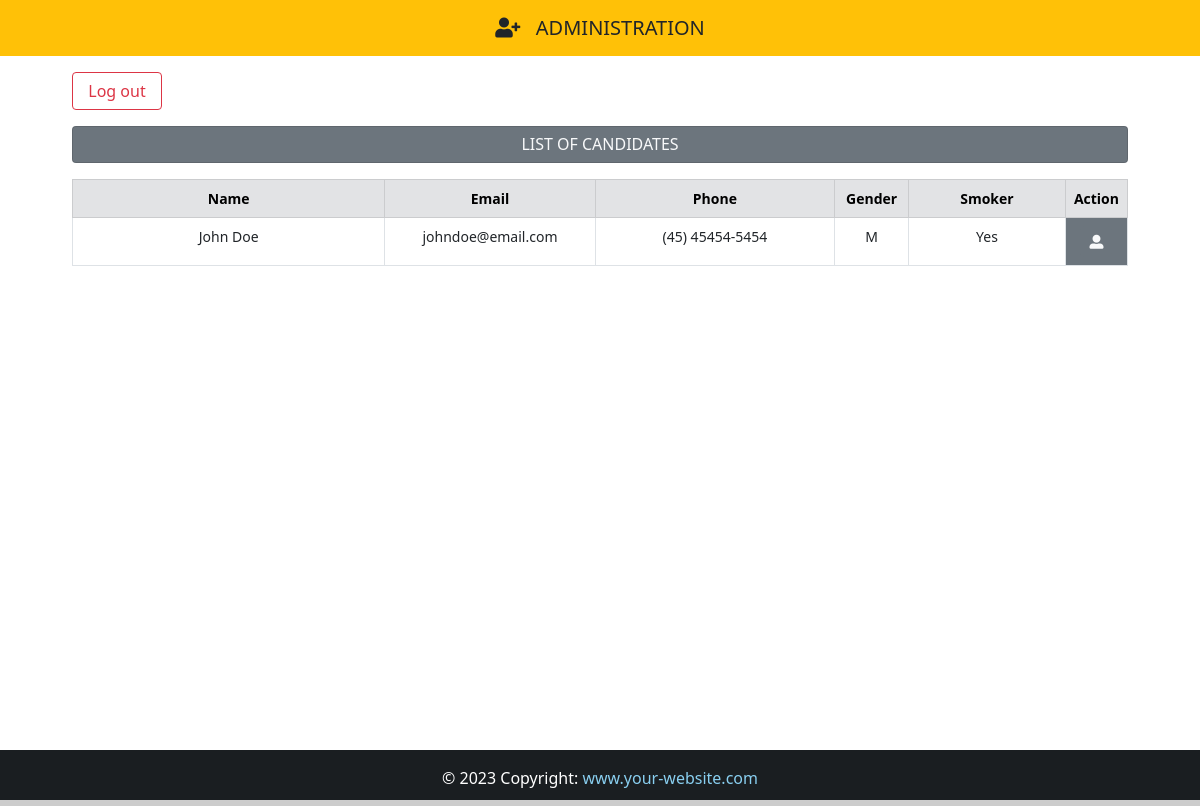
Page /backend (signed in) on the committed database.
### App/models.py (models this page shows, shortened)
class Candidate(models.Model):
    firstname = models.CharField(max_length=50)
    lastname = models.CharField(max_length=50)
    job = models.CharField(max_length=5, verbose_name="Job Code")
    birth = models.DateField(
        auto_now=False, auto_now_add=False, verbose_name="Birthday"
    )
    phone = models.CharField(max_length=25)
    personality = models.CharField(max_length=50, null=True, choices=PERSONALITY)
    salary = models.CharField(max_length=50, verbose_name="Salary expectation")
    gender = models.CharField(max_length=10)
    experience = models.BooleanField(null=True)
    smoker = models.CharField(max_length=10, choices=SMOKER, default="")
    email = models.EmailField(max_length=50)
    message = models.TextField(verbose_name="Presentation")
    file = models.FileField(upload_to="resume", blank=True, verbose_name="Resume")
    image = models.ImageField(upload_to="photo", blank=True, verbose_name="Photo")
    created_at = models.DateTimeField(auto_now_add=True)
    situation = models.CharField(
        max_length=50, null=True, choices=SITUATION, default="Pending"
    )
    company_note = models.TextField(blank=True)
    frameworks = MultiSelectField(choices=FRAMEWORKS, default="")
    languages = MultiSelectField(choices=LANGUAGES, default="")
    databases = MultiSelectField(choices=DATABASES, default="")
    libraries = MultiSelectField(choices=LIBRARIES, default="")
    mobile = MultiSelectField(choices=MOBILE, default="")
    others = MultiSelectField(choices=OTHERS, default="")
    institution = models.CharField(max_length=50)
    course = models.CharField(max_length=50)
    started_course = models.DateField(auto_now=False, auto_now_add=False)
    finished_course = models.DateField(auto_now=False, auto_now_add=False)
    about_course = models.TextField()
    status_course = models.CharField(max_length=50, null=True, choices=STATUS_COURSE)
    company = models.CharField(max_length=50)
    position = models.CharField(max_length=50)
    started_job = models.DateField(auto_now=False, auto_now_add=False)
    finished_job = models.DateField(auto_now=False, auto_now_add=False)
    about_job = models.TextField()
    employed = models.BooleanField(null=True, verbose_name="I am employed")
    remote = models.BooleanField(null=True, verbose_name="I agree to work remotely")
    travel = models.BooleanField(null=True, verbose_name="I'm available for travel")

### App/views.py (the view)
# urls.py: path("backend", views.backend, name="backend"),
@login_required(login_url="login")
@cache_control(no_cache=True, must_revalidate=True, no_store=True)
def backend(request):
    context = {
        "data_read": Candidate.objects.all(),
    }
    return render(request, "backend.html", context)

### App/templates/backend.html (shortened to what this page needs)
{% extends "base.html" %}
{% block navbar %} bg-warning {% endblock navbar %}
{% block nav-content %}
    <span class="text-dark"><i class="fas fa-user-plus"></i>&nbsp;&nbsp; ADMINISTRATION</span>
{% endblock nav-content %}
{% block content %}
<div class="container" style="width: 90%; font-size: 14px;">
    <a href="{% url 'logout' %}" class="btn btn-outline-danger mt-3 mb-3 my-btn">Log out</a>
    <h6 class="card p-2 bg-secondary text-light text-center mb-3">LIST OF CANDIDATES</h6>
    <table class="table table-bordered text-center">
        <thead class="table-secondary">
            <tr>
                <th style="width: 30%;">Name</th>
                <th style="width: 20%;">Email</th>
                <th style="width: 23%;">Phone</th>
                <th style="width: 7%;">Gender</th>
                <th style="width: 15%;">Smoker</th>
                <th colspan="2" style="width: 5%;">Action</th>
            </tr>
        </thead>
        <tbody>
            {% for data in data_read %}
            <tr>
                <td>{{ data.firstname }} {{ data.lastname }}</td>
                <td>{{ data.email }}</td>
                <td>{{ data.phone }}</td>
                <td>{{ data.gender }}</td>
                {% if data.smoker == "1" %}
                    <td>Yes</td>
                {% else %}
                    <td>No</td>
                {% endif %}
                <td class="bg-secondary">
                    <a href="{% url 'candidate' data.id %}" class="btn btn-outline-secondary btn-sm text-light">
                        <i class="fas fa-user-alt"></i>
                    </a>
                </td>
                {% empty %}
                <td colspan="6" class="text-danger"><strong>No records found</strong></td>
            </tr>
            {% endfor %}
        </tbody>
    </table>
</div>
{% endblock %}

### App/templates/base.html (shortened to what this page needs)
{% load static %}
<!DOCTYPE html>
<html lang="en">
<head>
    <link href="https://cdn.jsdelivr.net/npm/bootstrap@5.0.2/dist/css/bootstrap.min.css" rel="stylesheet">
    <link rel="stylesheet" href="https://use.fontawesome.com/releases/v5.15.4/css/all.css">
    <link href={% static "css/style.css" %} rel="stylesheet">
</head>
<body>
    <div class="wrapper">
      <header>
        <nav  class="navbar navbar-expand-lg navbar-dark navbar-sm {% block navbar %} bg-dark {% endblock %}">
          <a class="navbar-brand flex-grow-1 text-center small-title" style="color: #fff; left: 50%; transform: translateX(-50%); position: relative;">
            {% block nav-content %}{% endblock nav-content %}
          </a>
        </nav>
      </header>
      {% block content %} {% endblock content %}
    </div>
    <footer class="bg-dark text-center text-lg-start" id="footer" style="color: #fff;">
      <div class="text-center p-3" style="background-color: rgba(0, 0, 0, 0.2);">
          &copy; {% now "Y" %} Copyright:
          <a class="text-light" href="#" style="text-decoration: none;">
              <span style="color: #89cff0;">www.your-website.com</span>
          </a>
      </div>
    </footer>
</body>
</html>

### App/static/css/style.css (style rules this page uses)
html, body { height: 100%; margin: 0; max-width: 100%; }
.wrapper { min-height: 100%; margin-bottom: -50px; }
#footer, .push { height: 50px; }
.my-btn { width: 90px; }
a { text-decoration: none; }

### rows in the picture
Candidate: firstname "John", lastname "Doe", email "johndoe@email.com", phone "(45) 45454-5454", gender "M", smoker "Yes"
